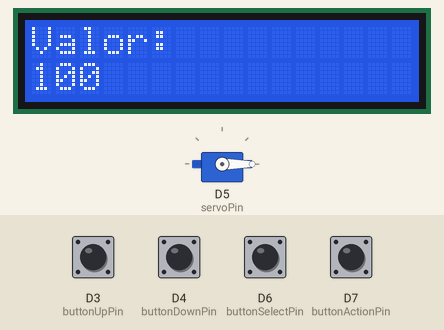
Recording of a sketch running on a simulated ESP8266 (NodeMCU). Shown: servo, 16×2 character LCD. The inputs (shaded band) are chosen by the test bench; at power-on: D3 (buttonUpPin), D4 (buttonDownPin), D6 (buttonSelectPin), D7 (buttonActionPin) HIGH. What the sketch prints to the serial monitor is not drawn.

Above: at 3.3 s.
3.4 s: D6 (buttonSelectPin) pulled LOW for 0.15 s
At 4.5 s:
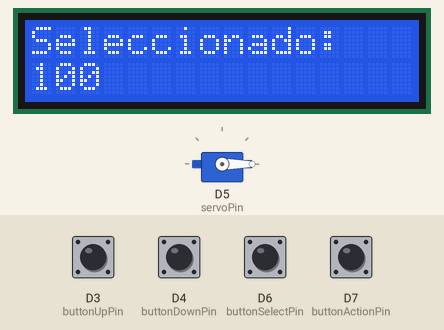
5.0 s: D3 (buttonUpPin) pulled LOW for 1 s
At 7.1 s:
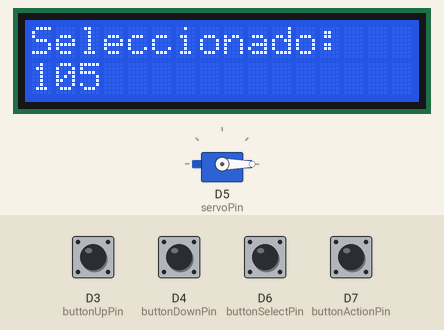
7.5 s: D7 (buttonActionPin) pulled LOW for 0.15 s
At 8.2 s:
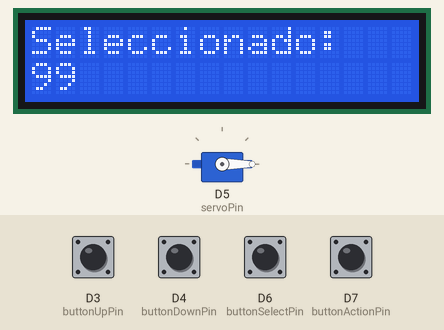
9.1 s: D3 (buttonUpPin) pulled LOW for 0.15 s
At 9.5 s:
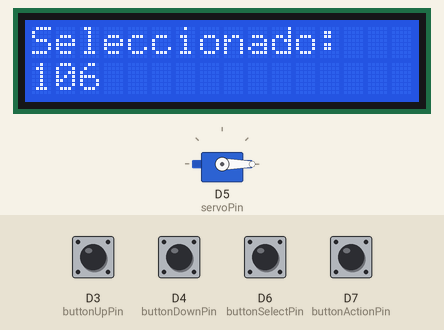
10.7 s: D7 (buttonActionPin) pulled LOW for 1 s
At 11.8 s:
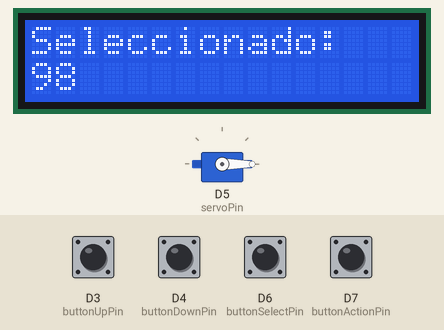
Timing chart, 0 to 13.7 s (numbered marks = the images above; inputs shaded):
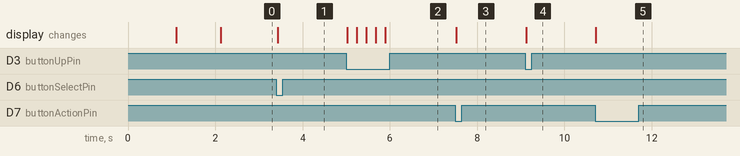

The sketch:

firmware1.1.ino
```cpp
#include <Wire.h>
#include <LiquidCrystal_I2C.h>
#include <Servo.h>

// Definir la dirección I2C del display LCD
#define I2C_ADDR 0x27
#define LCD_COLUMNS 16
#define LCD_ROWS 2

// Definición de pines
const int buttonUpPin = D3;
const int buttonDownPin = D4;
const int buttonSelectPin = D6;
const int buttonActionPin = D7;
const int servoPin = D5;

// Variables
int value = 100;
int selectedValue = 0;
boolean isSelected = false;
boolean actionButtonPressed = false;

Servo myServo;
LiquidCrystal_I2C lcd(I2C_ADDR, LCD_COLUMNS, LCD_ROWS);

void setup() {
  // Configurar pines de botones como entrada con pull-up interno
  pinMode(buttonUpPin, INPUT_PULLUP);
  pinMode(buttonDownPin, INPUT_PULLUP);
  pinMode(buttonSelectPin, INPUT_PULLUP);
  pinMode(buttonActionPin, INPUT_PULLUP);

  // Configurar pin del servo
  myServo.attach(servoPin);

  // Inicializar el display LCD
  Wire.begin(D2, D1); // SDA = D2, SCL = D1
  lcd.init();
  lcd.backlight(); // Encender la luz de fondo
  lcd.setCursor(0, 0);
  lcd.print("Contador de pasos");
  lcd.setCursor(0, 1);
  lcd.print(" Firmware 1.0");
  delay(1000); //Espera 1 seg
  lcd.clear();
  lcd.print("E.G.S Electronica");
  delay(1000); //Espera 1 seg

  // Posición inicial del servo
  myServo.write(0);

  Serial.begin(115200);

  // Mostrar valor inicial
  lcd.clear();
  lcd.setCursor(0, 0);
  lcd.print("Valor: ");
  lcd.setCursor(0, 1);
  lcd.print(value);
}

void loop() {
  // Leer estado de los botones
  int buttonUpState = digitalRead(buttonUpPin);
  int buttonDownState = digitalRead(buttonDownPin);
  int buttonSelectState = digitalRead(buttonSelectPin);
  int buttonActionState = digitalRead(buttonActionPin);

  // Incrementar valor si se presiona botón de subir
  if (buttonUpState == LOW) {
    value++;
    Serial.print("Value: ");
    Serial.println(value);
    lcd.setCursor(0, 1);
    lcd.print("                "); // Limpiar línea
    lcd.setCursor(0, 1);
    lcd.print(value);
    delay(200); // Debounce
  }

  // Decrementar valor si se presiona botón de bajar
  if (buttonDownState == LOW) {
    value--;
    Serial.print("Value: ");
    Serial.println(value);
    lcd.setCursor(0, 1);
    lcd.print("                "); // Limpiar línea
    lcd.setCursor(0, 1);
    lcd.print(value);
    delay(200); // Debounce
  }

  // Seleccionar valor si se presiona botón de seleccionar
  if (buttonSelectState == LOW) {
    selectedValue = value;
    isSelected = true;
    Serial.print("Selected Value: ");
    Serial.println(selectedValue);
    lcd.setCursor(0, 0);
    lcd.print("Seleccionado:   ");
    lcd.setCursor(0, 1);
    lcd.print("                "); // Limpiar línea
    lcd.setCursor(0, 1);
    lcd.print(selectedValue);
    delay(200); // Debounce
  }

  // Accionar si se presiona botón de acción
  if (buttonActionState == LOW && isSelected) {
    if (!actionButtonPressed) {
      actionButtonPressed = true;

      if (selectedValue > 0) {
        selectedValue--;
        Serial.print("Counting down: ");
        Serial.println(selectedValue);
        lcd.setCursor(0, 1);
        lcd.print("                "); // Limpiar línea
        lcd.setCursor(0, 1);
        lcd.print(selectedValue);
        delay(200); // Debounce
      }

      if (selectedValue == 0) {
        // Accionar servo
        myServo.write(180); // Mover a 90 grados
        delay(1000); // Esperar 1 segundo
        myServo.write(0); // Regresar a 0 grados
        isSelected = false; // Resetear selección
        lcd.setCursor(0, 0);
        lcd.print("Valor:          ");
        lcd.setCursor(0, 1);
        lcd.print("                "); // Limpiar línea
        lcd.setCursor(0, 1);
        lcd.print(value);
      }
    }
  } else {
    actionButtonPressed = false;
  }
}
```

Measured:
- after the input at 3.4 s, the display: changes at once (image 1)
- after the input at 5.0 s, the display: first changes at once (image 2 shows a later state)
- after the input at 7.5 s, the display: changes at once (image 3)
- after the input at 9.1 s, the display: changes at once (image 4)
- after the input at 10.7 s, the display: changes at once (image 5)
